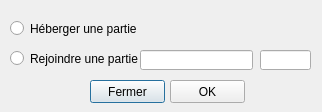
<?xml version="1.0" encoding="UTF-8"?>
<ui version="4.0">
 <class>LaunchMultiGame</class>
 <widget class="QDialog" name="LaunchMultiGame">
  <property name="geometry">
   <rect>
    <x>0</x>
    <y>0</y>
    <width>322</width>
    <height>112</height>
   </rect>
  </property>
  <property name="windowTitle">
   <string>Dialog</string>
  </property>
  <widget class="QRadioButton" name="rB_Heberger">
   <property name="geometry">
    <rect>
     <x>10</x>
     <y>20</y>
     <width>141</width>
     <height>17</height>
    </rect>
   </property>
   <property name="text">
    <string>Héberger une partie</string>
   </property>
  </widget>
  <widget class="QRadioButton" name="rB_Rejoindre">
   <property name="geometry">
    <rect>
     <x>10</x>
     <y>50</y>
     <width>131</width>
     <height>17</height>
    </rect>
   </property>
   <property name="text">
    <string>Rejoindre une partie</string>
   </property>
  </widget>
  <widget class="QLineEdit" name="txt_IP">
   <property name="geometry">
    <rect>
     <x>140</x>
     <y>50</y>
     <width>113</width>
     <height>20</height>
    </rect>
   </property>
  </widget>
  <widget class="QLineEdit" name="txt_Port">
   <property name="geometry">
    <rect>
     <x>260</x>
     <y>50</y>
     <width>51</width>
     <height>20</height>
    </rect>
   </property>
  </widget>
  <widget class="QPushButton" name="bt_Fermer">
   <property name="geometry">
    <rect>
     <x>90</x>
     <y>80</y>
     <width>75</width>
     <height>23</height>
    </rect>
   </property>
   <property name="text">
    <string>Fermer</string>
   </property>
  </widget>
  <widget class="QPushButton" name="bt_OK">
   <property name="geometry">
    <rect>
     <x>170</x>
     <y>80</y>
     <width>75</width>
     <height>23</height>
    </rect>
   </property>
   <property name="text">
    <string>OK</string>
   </property>
  </widget>
 </widget>
 <resources/>
 <connections/>
</ui>
